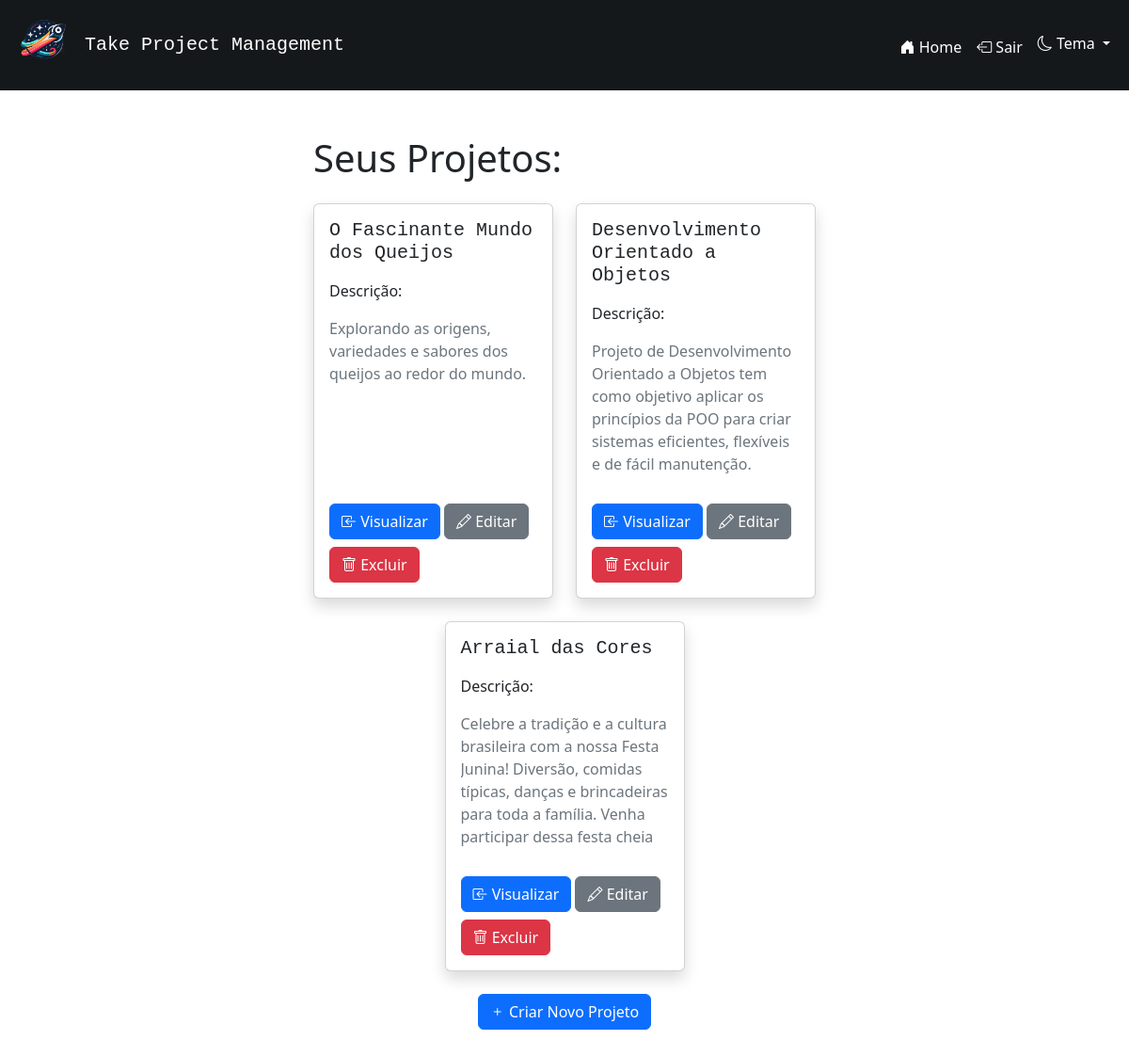
The page / (signed in) on the database as committed earlier.
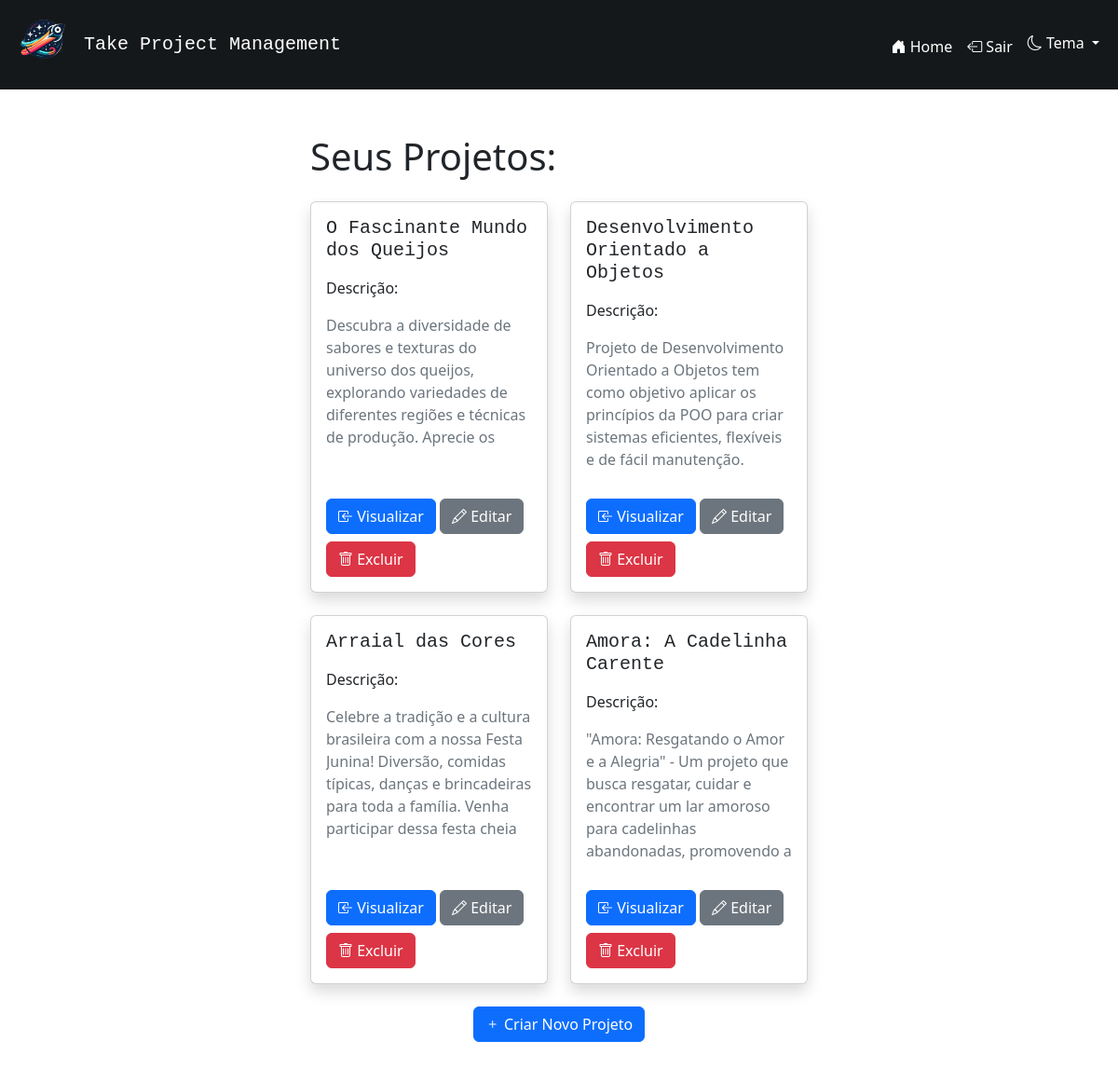
The same page on the database as committed later.
### app.py (models this page shows, shortened)
class Projeto(db.Model):
    __tablename__ = 'projeto'
    id = db.Column(db.Integer, primary_key=True)
    nome_projeto = db.Column(db.String(80), nullable=False)
    descricao_projeto = db.Column(db.String())
    usuario_id = db.Column(db.Integer, db.ForeignKey('usuario.id'), nullable=False)
    usuario = db.relationship('Usuario', backref=db.backref('projetos', lazy=True))
    tarefas = db.relationship('Tarefa', backref='projeto_rel', cascade="all, delete-orphan", lazy=True)

### app.py (the view)
@app.route('/')
def index():
    if 'tema' not in session:
        session['tema'] = 'light'
    if 'usuario_id' in session:
        projetos = Projeto.query.filter_by(usuario_id=session['usuario_id']).all()
        return render_template('index.html', projetos=projetos)
    return render_template('index.html')

### templates/index.html (shortened to what the changed rows need)
{% extends 'base.html' %}
{% block content %}
    {% if not 'usuario_id' in session %}
        <div class="container">
            <div class="row justify-content-center">
                <div class="col-md-4">
                    <div id="login-popup" class="shadow p-3 mb-5 bg-body-tertiary rounded">
                        <form method="POST" action="{{ url_for('entrar') }}" class="form-container">
                            <h2 class="font-monospace">Entrar</h2>
                            <hr>
                            <div class="form-group mt-1">
                                <label for="email" class="form-label">Email:</label>
                                <input type="email" name="email" id="email" class="form-control" required>
                            </div>
                            <div class="form-group mt-1">
                                <label for="senha" class="form-label">Senha:</label>
                                <input type="password" name="senha" id="senha" class="form-control" required>
                            </div>
                            <button type="submit" class="btn btn-primary mt-3">Entrar</button>
                        </form>
                    </div>
                </div>
                <div class="col-md-4">
                    <div id="register-popup" class="shadow p-3 mb-5 bg-body-tertiary rounded">
                        <form method="POST" action="{{ url_for('registrar') }}" class="form-container">
                            <h2 class="font-monospace">Registro</h2>
                            <hr>
                            <div class="form-group mt-1">
                                <label for="nome" class="form-label">Nome de usuário:</label>
                                <input type="text" name="nome" id="nome" class="form-control" required>
                            </div>
                            <div class="form-group mt-1">
                                <label for="email" class="form-label">Email:</label>
                                <input type="email" name="email" id="email" class="form-control" required>
                            </div>
                            <div class="form-group mt-1">
                                <label for="senha" class="form-label">Senha:</label>
                                <input type="password" name="senha" id="senha" class="form-control" required>
                            </div>
                            <button type="submit" class="btn btn-primary mt-3">Registrar</button>
                        </form>
                    </div>
                </div>
            </div>
        </div>
    {% else %}
        <div class="container">
            <div class="row justify-content-center">
                <div class="col-md-6">
                    <h1 class="mb-4">Seus Projetos: </h1>
                    <div class="row row-cols-1 row-cols-md-2 g-4 justify-content-center">
                        {% for projeto in projetos %}
                        <div class="col">
                            <div class="card shadow h-100">
                                <div class="card-body d-flex flex-column">
                                    <div class="d-flex justify-content-between align-items-center">
                                        <h5 class="card-title font-monospace">{{ projeto.nome_projeto }}</h5>
                                    </div>
                                    <p class="mt-2">Descrição:</p>
                                    <p class="card-text text-secondary" style="max-height: 150px; overflow-y: auto;">
                                        {% if projeto.descricao_projeto %}{{ projeto.descricao_projeto }}{% endif %}
                                    </p>
                                    <div class="mt-auto mx-auto">
                                        <a href="{{ url_for('projeto_especifico', projeto_id=projeto.id) }}" class="btn btn-primary mt-2"><i class="bi bi-box-arrow-in-left"></i> Visualizar</a>
                                        <button type="button" class="btn btn-secondary mt-2" data-bs-toggle="modal" data-bs-target="#modalEditarProjeto{{ projeto.id }}"><i class="bi bi-pencil"></i> Editar</button>
                                        <button type="button" class="btn btn-danger mt-2" data-bs-toggle="modal" data-bs-target="#modalExcluirProjeto{{ projeto.id }}"><i class="bi bi-trash"></i> Excluir</button>
                                    </div>
                                </div>
                            </div>
                        </div>
                        {% endfor %}
                    </div>
                </div>
            </div>
        </div>
    {% endif %}
{% endblock %}

Rows that differ between the two databases and show on the page:
changed Projeto "O Fascinante Mundo dos Queijos": descricao_projeto "Explorando as origens, variedades e sabores dos queijos ao redor do mundo." → "Descubra a diversidade de sabores e texturas do universo dos queijos, explorando variedades de diferentes regiões e técnicas de produção. Aprecie os…"
added Projeto: nome_projeto "Amora: A Cadelinha Carente", descricao_projeto "\"Amora: Resgatando o Amor e a Alegria\" - Um projeto que busca resgatar, cuidar e encontrar um lar amoroso para cadelinhas abandonadas, promovendo a…"
